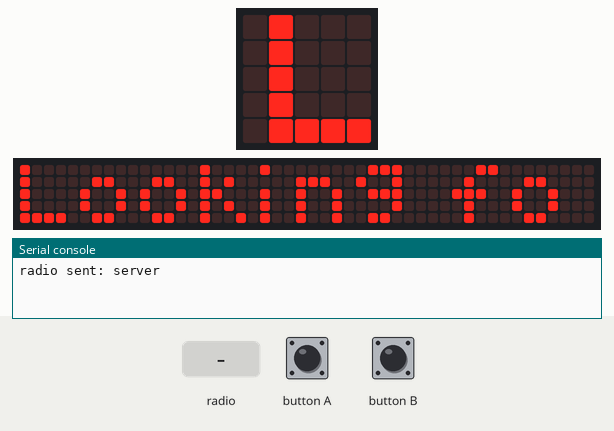
The program below on a simulated BBC micro:bit running MicroPython. Parts: the board's 5×5 LED display, a strip that is not on the board, showing the scrolling text unrolled, the last lines printed to the serial console. The inputs (shaded band) are chosen by the test bench. Random numbers come from a fixed seed; no radio messages arrive unless stated (any console line starting 'radio sent:' is added by the test bench); the 48×5 strip is a reading aid, not a part: it shows the text the display is scrolling, unrolled, one strip-width of it at a time.

Above: at 1.6 s.
1.7 s: radio message "server" arrives
At 1.87 s:
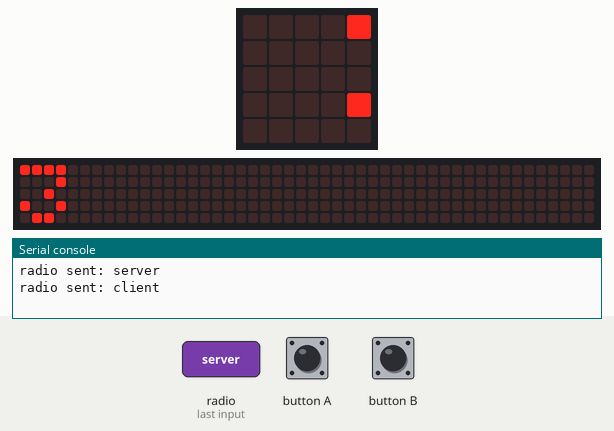
3.6 s: button B pressed for 3.2 s
At 7.6 s:
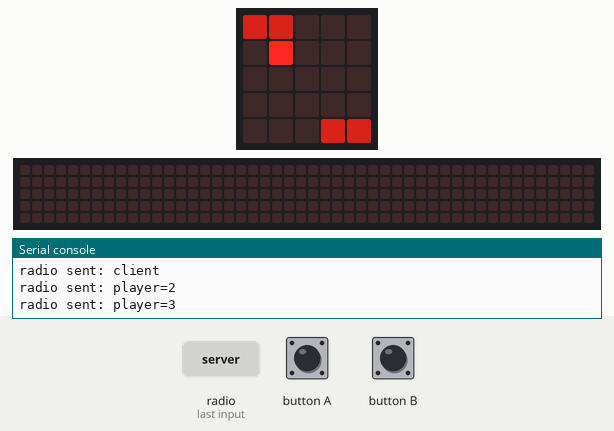
9.3 s: button A pressed for 0.15 s
At 10.7 s:
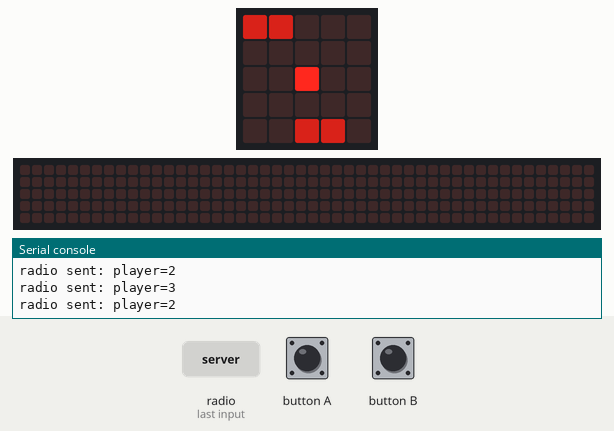
12.4 s: button A pressed for 1 s
At 13.5 s:
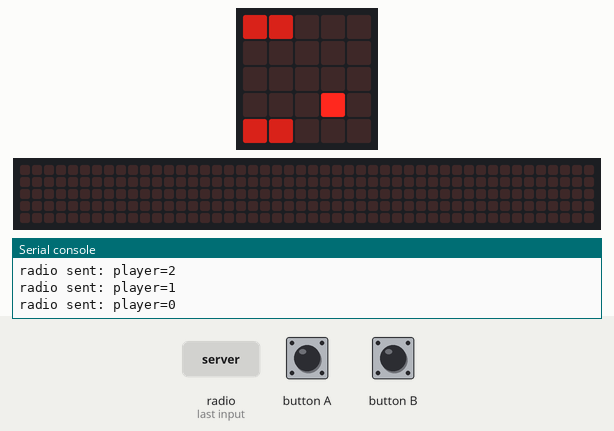
16.4 s: button B pressed for 0.15 s
At 17.9 s:
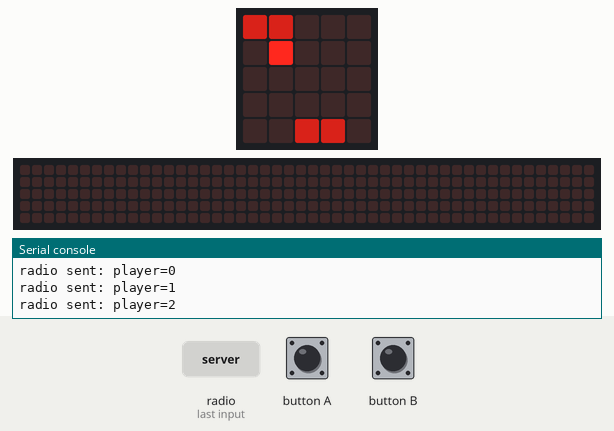
18.6 s: button B pressed for 1 s
At 20.0 s:
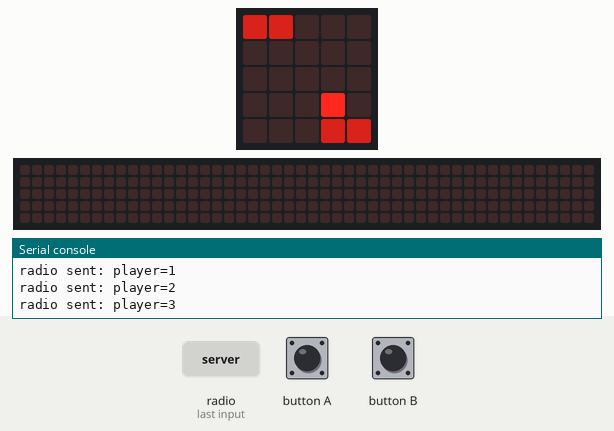
Timing chart, 0 to 21.6 s (numbered marks = the images above; inputs shaded):
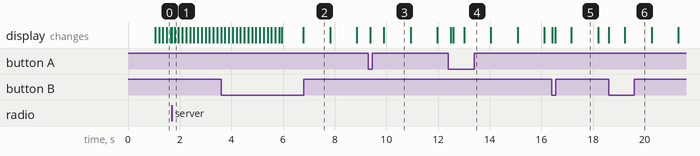

Measured:
- what the display in image 3 shows lasts 1.0 s, from 9.9 s to 10.9 s

The program:

pong.py
```python
# Add your Python code here. E.g.
from microbit import *
import radio
import random

#Position class, used to keep track of 2 dimensional positions0
class Position:
    def __init__(self, x, y):
        self.x = x
        self.y = y


while True:
    sleep(random.randint(500, 4000))
    radio.on()
    server = False
    radio.send('server')

    display.scroll("Looking for opponents...", wait=False, loop=True)

    #wait for messages
    while True:
        incoming = radio.receive()

        if incoming is not None:
            if incoming == 'server':    #Join another players game
                server = False
                radio.send('client')
                break
            if incoming == 'client':    #Let other players join
                server = True
                break

    #present the server
    if server == True :
        display.set_pixel(0, 0, 9)
    if server == False :
        display.set_pixel(0, 0, 3)

    #"Load" game
    sleep(100)

    display.scroll("3", wait=True, loop=False)
    display.scroll("2", wait=True, loop=False)
    display.scroll("1", wait=True, loop=False)


    #players properties
    local_player_position = 1
    foreign_player_position = 1

    #ball properties
    ball_position = Position(2, 2)
    ball_velocity = Position(1, 0)
    ball_timer = 0

    #Invert ball properties if we are a client
    if server != True :
        ball_position.x = 2 - (ball_position.x - 2)
        ball_position.y = 2 - (ball_position.y - 2)

        ball_velocity.x = -ball_velocity.x
        ball_velocity.y = -ball_velocity.y

    while True :

        #Input
        last_local_player_position = local_player_position

        if local_player_position < 3 :
            local_player_position += button_b.is_pressed()
        if local_player_position > 0 :
            local_player_position -= button_a.is_pressed()

        #Share our new position with our opponent
        if last_local_player_position != local_player_position :
            radio.send('player=' + str(local_player_position))


        #network Syncing
        incoming = radio.receive()

        if incoming is not None:
            if incoming.find("player") != -1:
                foreign_player_position = 4 - int(incoming.split('=')[1])

        #Ball movement
        ball_timer += 1
        if ball_timer % 10 == 0 :
            #Colliding with player
            if ball_position.y == 3:
                if local_player_position.x == ball_position.x  :
                    ball_velocity.y = 1
                    ball_velocity.x = -1
                if local_player_position.x + 1 == ball_position.x :
                    ball_velocity.y = 1
                    ball_velocity.x = 1
            #colliding with enemy
            if ball_position.y == 1:
                if foreign_player_position.x == ball_position.x :
                    ball_velocity.y = -1
                    ball_velocity.x = 1
                if foreign_player_position.x - 1 == ball_position.x :
                    ball_velocity.y = -1
                    ball_velocity.x = -1
            #Colliding with walls
            if ball_position.x + ball_velocity.x > 4 or ball_position.x + ball_velocity.x < 0:
                ball_velocity.x = -ball_velocity.x
            #Dying
            if ball_position.y == 4 or ball_position.y == 0 :
                sleep(100)#lost

            #Apply velocity
            ball_position.x += ball_velocity.x
            ball_position.y += ball_velocity.y


        #rendering
        #clear screen
        display.clear()

        #Render ball
        display.set_pixel(ball_position.x, ball_position.x, 9)

        #Render both players
        display.set_pixel(local_player_position, 4, 5)
        display.set_pixel(local_player_position + 1, 4, 5)
        display.set_pixel(foreign_player_position, 0, 5)
        display.set_pixel(foreign_player_position - 1, 0, 5)

        sleep(100)
```
